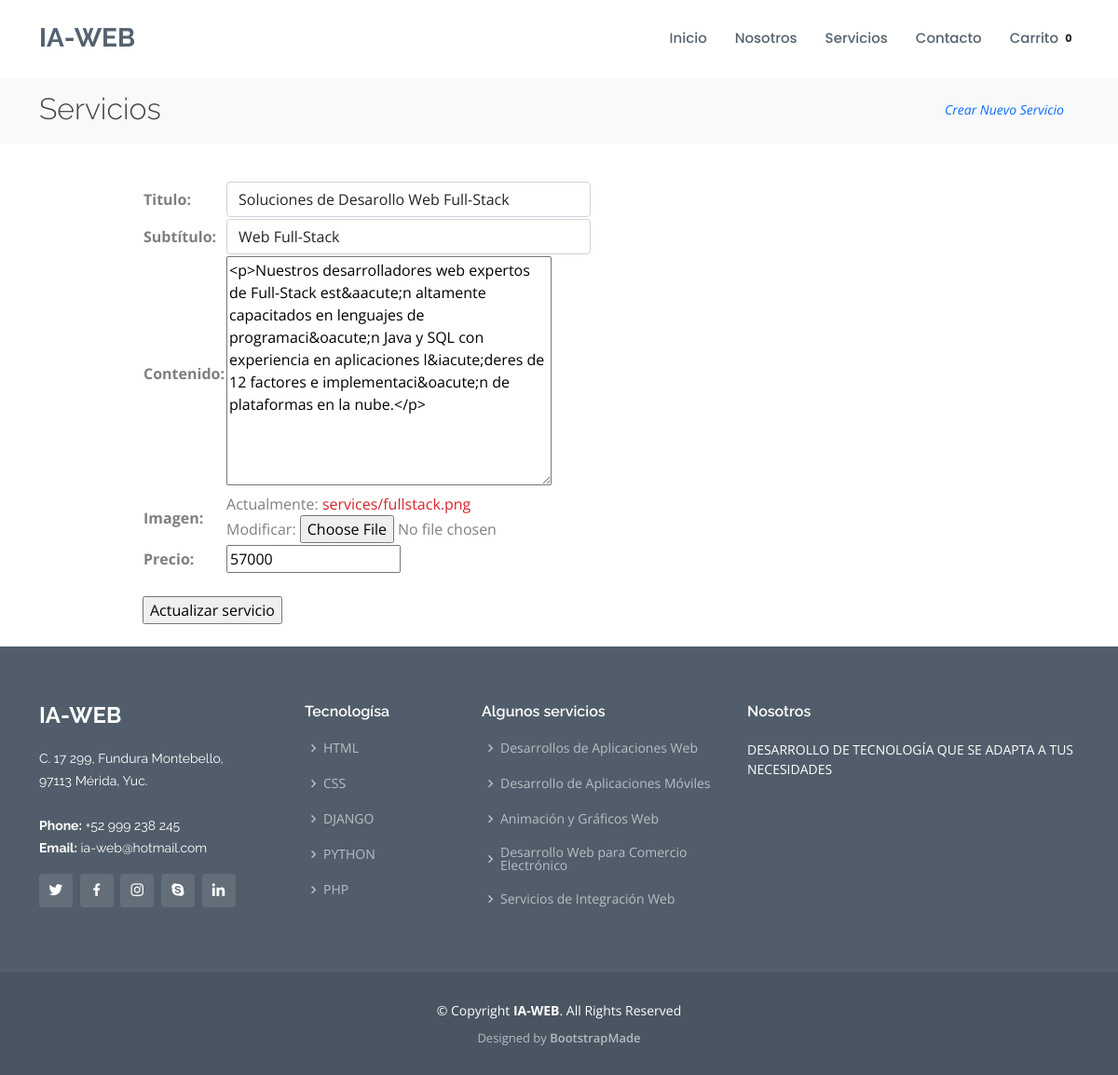
The app's page /services/update/5 (signed in) with its own data.
### services/models.py (models this page shows, shortened)
class Service(models.Model):
    title = models.CharField(max_length=200, verbose_name='Titulo')
    subtitle = models.CharField(max_length=200, verbose_name='Subtítulo')
    content = RichTextUploadingField(verbose_name='Contenido')
    image = models.ImageField(upload_to='services', verbose_name="Imagen")
    pricing = models.IntegerField(verbose_name="Precio")
    created = models.DateTimeField(auto_now_add=True, verbose_name='Fecha de creación')
    updated = models.DateTimeField(auto_now=True, verbose_name='Fecha de modificación')
    class Meta:
        verbose_name = 'Servicio'
        verbose_name_plural = 'Servicios'
        ordering = ['-updated']

### services/views.py (the view)
# urls.py: path('update/<int:service_id>',views.update, name='update'),
@staff_member_required
def update(request, service_id):
    service = Service.objects.get(id=service_id)
    if request.method == 'POST':
        form = ServiceForm(request.POST,request.FILES, instance=service)
        if form.is_valid():
            form.save()
            return HttpResponseRedirect('/')
    else:
        form = ServiceForm(instance=service)
    return render(request, 'services/service_update_form.html', {'form':form})

### services/forms.py (shortened to what this page needs)
class ServiceForm(ModelForm):
    class Meta:
        model = Service
        fields = ['title','subtitle', 'content', 'image', 'pricing']
        widgets = {
            'title':TextInput(attrs={'class':'form-control', 'placeholder':'Título'}),
            'subtitle':TextInput(attrs={'class':'form-control', 'placeholder':'Subtítulo'}),
        }

### services/templates/services/service_update_form.html
{% extends "core/base.html" %}
{% block content %}
{% load static %}
{% include 'services/menu_services.html' %}
{% include 'services/service_formulario.html' with btn_description='Actualizar servicio' %}
{% endblock %}

### services/templates/services/service_formulario.html (shortened to what this page needs)
<div class="containaer">
    <div class="row mt-3">
        <div class="col-md-9 mx-auto text-light py-4">
            <div>
                <form action="" method="post" enctype="multipart/form-data">
                    <table class="text-black-50">
                        {{form.as_table}}
                    </table>
                    <br>
                    <input type="submit" value="{{ btn_description }}">
                </form>
            </div>
        </div>
    </div>
</div>

### core/static/core/css/style.css (style rules this page uses)
body { font-family: "Open Sans", sans-serif; color: #444444; }
a { text-decoration: none; color: #d9232d; }

### records on screen
Service: title "Soluciones de Desarollo Web Full-Stack", subtitle "Web Full-Stack", content "<p>Nuestros desarrolladores web expertos de Full-Stack est&aacute;n altamente capacitados en lenguajes de programaci&oacute;n Java y SQL con experiencia en aplicaciones l&iacute;deres de 12 factores e implementaci&oacute;n de plataformas en la nube.</p>", pricing "57000"
